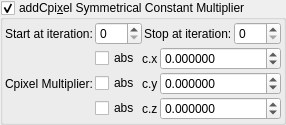
    <widget class="MyGroupBox" name="groupCheck_transf_addCpixel_enabled_false">
     <property name="toolTip">
      <string>&lt;html&gt;&lt;head/&gt;&lt;body&gt;&lt;p&gt;Cpixel is CVector3 c = ( c.x, c.y, c.z). It is each original point (pixel) in 3D space where the iteration starts from, ( c = original z for each point .) It is commonly found in formula structures z = f(z) + c.&lt;/p&gt;&lt;p&gt;The Cpixel multiplier effectively scales this point &amp;quot;c&amp;quot; towards the origin.&lt;/p&gt;&lt;p&gt;This transform allows the addition or subtraction of Cpixel, dependent on whether z is postive or negative.&lt;/p&gt;&lt;p&gt;e.g if &lt;span style=&quot; font-style:italic;&quot;&gt;z.x&lt;/span&gt; is positive then &lt;span style=&quot; font-style:italic;&quot;&gt;fabs(c.x)&lt;/span&gt; is added, if &lt;span style=&quot; font-style:italic;&quot;&gt;z.x&lt;/span&gt; is negative then &lt;span style=&quot; font-style:italic;&quot;&gt;fabs(c)&lt;/span&gt; is subtracted. &lt;/p&gt;&lt;p&gt;Also try negative addCpixel constant multipliers.&lt;/p&gt;&lt;p&gt;If checkBoxes are disabled then Cpixel remains signed.&lt;/p&gt;&lt;p&gt;&lt;br/&gt;&lt;/p&gt;&lt;/body&gt;&lt;/html&gt;</string>
     </property>
     <property name="title">
      <string>addCpi&amp;xel Symmetrical Constant Multiplier</string>
     </property>
     <property name="checkable">
      <bool>true</bool>
     </property>
     <layout class="QVBoxLayout" name="verticalLayout_49">
      <property name="spacing">
       <number>2</number>
      </property>
      <property name="leftMargin">
       <number>2</number>
      </property>
      <property name="topMargin">
       <number>2</number>
      </property>
      <property name="rightMargin">
       <number>2</number>
      </property>
      <property name="bottomMargin">
       <number>2</number>
      </property>
      <item>
       <layout class="QGridLayout" name="gridLayout_81">
        <property name="spacing">
         <number>2</number>
        </property>
        <item row="3" column="3">
         <widget class="MySpinBox" name="spinboxInt_transf_stop_iterations_C">
          <property name="sizePolicy">
           <sizepolicy hsizetype="Preferred" vsizetype="Maximum">
            <horstretch>0</horstretch>
            <verstretch>0</verstretch>
           </sizepolicy>
          </property>
          <property name="maximum">
           <number>999</number>
          </property>
         </widget>
        </item>
        <item row="3" column="2">
         <widget class="QLabel" name="label_52">
          <property name="text">
           <string>Stop at iteration:</string>
          </property>
         </widget>
        </item>
        <item row="3" column="1">
         <widget class="MySpinBox" name="spinboxInt_transf_start_iterations_C">
          <property name="sizePolicy">
           <sizepolicy hsizetype="Minimum" vsizetype="Maximum">
            <horstretch>0</horstretch>
            <verstretch>0</verstretch>
           </sizepolicy>
          </property>
          <property name="minimum">
           <number>0</number>
          </property>
          <property name="maximum">
           <number>999</number>
          </property>
          <property name="value">
           <number>0</number>
          </property>
         </widget>
        </item>
        <item row="3" column="0">
         <widget class="QLabel" name="label_72">
          <property name="text">
           <string>Start at iteration:</string>
          </property>
         </widget>
        </item>
       </layout>
      </item>
      <item>
       <layout class="QGridLayout" name="gridLayout_23" columnstretch="0,0,0,1">
        <property name="spacing">
         <number>2</number>
        </property>
        <item row="2" column="2">
         <widget class="QLabel" name="label_111">
          <property name="text">
           <string notr="true">c.z</string>
          </property>
         </widget>
        </item>
        <item row="1" column="3">
         <widget class="MyDoubleSpinBox" name="spinbox3_transf_constant_multiplier_000_y">
          <property name="sizePolicy">
           <sizepolicy hsizetype="Minimum" vsizetype="Maximum">
            <horstretch>0</horstretch>
            <verstretch>0</verstretch>
           </sizepolicy>
          </property>
          <property name="prefix">
           <string/>
          </property>
          <property name="suffix">
           <string/>
          </property>
          <property name="decimals">
           <number>6</number>
          </property>
          <property name="minimum">
           <double>-99.989999999999995</double>
          </property>
          <property name="maximum">
           <double>99.989999999999995</double>
          </property>
          <property name="singleStep">
           <double>0.100000000000000</double>
          </property>
         </widget>
        </item>
        <item row="0" column="1">
         <widget class="QCheckBox" name="checkBox_transf_function_enabledx">
          <property name="text">
           <string notr="true">abs</string>
          </property>
         </widget>
        </item>
        <item row="1" column="1">
         <widget class="QCheckBox" name="checkBox_transf_function_enabledy">
          <property name="text">
           <string notr="true">abs</string>
          </property>
         </widget>
        </item>
        <item row="1" column="0">
         <widget class="QLabel" name="label_117">
          <property name="text">
           <string>Cpixel Multiplier:</string>
          </property>
         </widget>
        </item>
        <item row="0" column="2">
         <widget class="QLabel" name="label_109">
          <property name="text">
           <string notr="true">c.x</string>
          </property>
         </widget>
        </item>
        <item row="2" column="1">
         <widget class="QCheckBox" name="checkBox_transf_function_enabledz">
          <property name="text">
           <string notr="true">abs</string>
          </property>
         </widget>
        </item>
        <item row="2" column="3">
         <widget class="MyDoubleSpinBox" name="spinbox3_transf_constant_multiplier_000_z">
          <property name="sizePolicy">
           <sizepolicy hsizetype="Minimum" vsizetype="Maximum">
            <horstretch>0</horstretch>
            <verstretch>0</verstretch>
           </sizepolicy>
          </property>
          <property name="prefix">
           <string/>
          </property>
          <property name="suffix">
           <string/>
          </property>
          <property name="decimals">
           <number>6</number>
          </property>
          <property name="minimum">
           <double>-99.989999999999995</double>
          </property>
          <property name="maximum">
           <double>99.989999999999995</double>
          </property>
          <property name="singleStep">
           <double>0.100000000000000</double>
          </property>
         </widget>
        </item>
        <item row="0" column="3">
         <widget class="MyDoubleSpinBox" name="spinbox3_transf_constant_multiplier_000_x">
          <property name="sizePolicy">
           <sizepolicy hsizetype="Minimum" vsizetype="Maximum">
            <horstretch>0</horstretch>
            <verstretch>0</verstretch>
           </sizepolicy>
          </property>
          <property name="prefix">
           <string/>
          </property>
          <property name="suffix">
           <string/>
          </property>
          <property name="decimals">
           <number>6</number>
          </property>
          <property name="minimum">
           <double>-99.989999999999995</double>
          </property>
          <property name="maximum">
           <double>99.989999999999995</double>
          </property>
          <property name="singleStep">
           <double>0.100000000000000</double>
          </property>
         </widget>
        </item>
        <item row="1" column="2">
         <widget class="QLabel" name="label_110">
          <property name="text">
           <string notr="true">c.y</string>
          </property>
         </widget>
        </item>
       </layout>
      </item>
     </layout>
    </widget>
